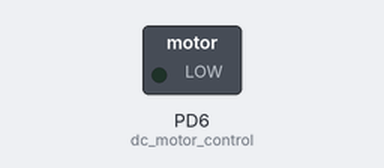
This program was run on a simulated ATmega328P, built with avr-gcc and emulated at 16 MHz. On the bench: switched loads named in the program (green lamp = pin HIGH).

Above: at 0.05 s.
At 9.65 s:
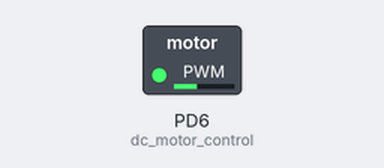
At 19.95 s:
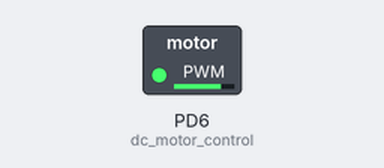
At 39.95 s:
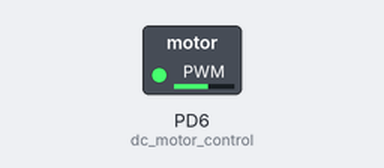
Timing chart, 0 to 40.0 s (numbered marks = the images above):
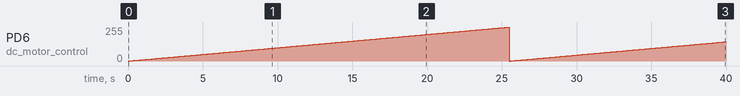

The program:

main.c
```c
/*
 * dc motor control using pwm.c
 *
 * Created: 29-08-2026 22:15:06
 * Author : hp
 */
#define F_CPU 16000000UL
#include <avr/io.h>
#include <util/delay.h>

void dc_motor_control(){
	DDRD |= (1 << DDD6);

	TCCR0A |= (1 << WGM00);

	TCCR0A |= (1 << COM0A1);
	TCCR0A &= ~(1 << COM0A0);

/*----------------------calculations--------------------------------
frequency = 16000000
pre-scalar value = 8

Fpwm = Fclk / (2 x pre-scalar value x 255 )
	 = 16000000 / ( 2 x 8 x 255 )
	 = 3.922 kHz

-------------------------------------------------------------------*/
	TCCR0B |= (1 << CS01);
	TCCR0B &= ~((1 << CS00) | (1 << CS02));
}

void dc_motor(){
	DDRD &= ~((1 << DDD1) | (1 << DDD2));
}

void forward(){
	PORTD |= (1 << PORTD1);
	PORTD &= ~(1 << PORTD2);
}

int main(void)
{
	dc_motor_control();
    dc_motor();
	forward();
    while (1)
    {
		for (int i =0 ; i<255 ; i++ )
		{
			OCR0A = i;
			_delay_ms(100);
		}
    }
}
```

Measured:
- by itself, PD6 (dc_motor_control): 0/255 → 1/255 at 0.10 s, → 2/255 0.10 s later, → 3/255 0.10 s later, → 4/255 0.10 s later, … (399 changes in this stretch)
